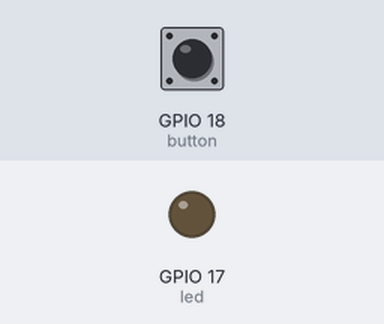
Simulated run of this program. Board: Raspberry Pi (BCM pin numbers). Parts: output pins drawn as LEDs (lit = HIGH). The test bench sets the inputs (shaded band); at power-on: GPIO 18 (button) HIGH.

Above: at 1.2 s.
1.3 s: GPIO 18 (button) pulled LOW for 0.15 s
At 2.3 s:
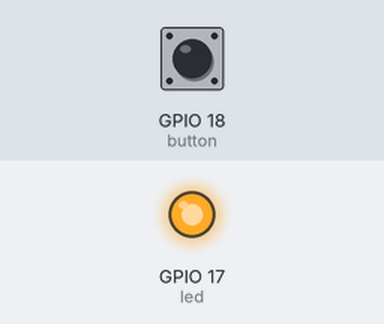
2.9 s: GPIO 18 (button) pulled LOW for 1 s
At 3.5 s:
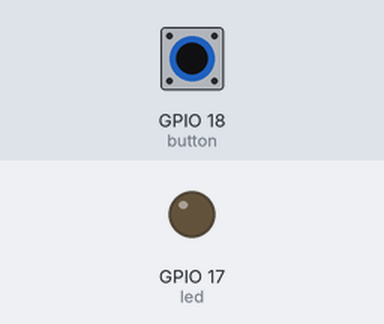
5.4 s: GPIO 18 (button) pulled LOW for 3.2 s
At 6.6 s:
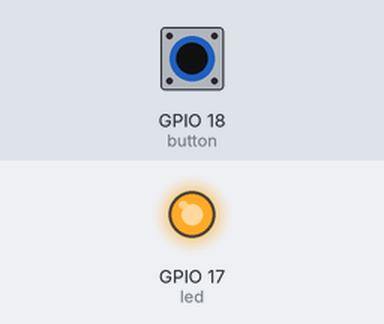
Timing chart, 0 to 8.4 s (numbered marks = the images above; inputs shaded):
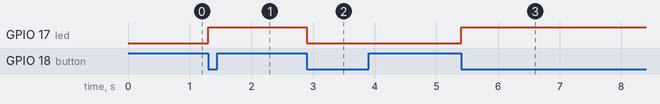

The program:

app.py
```python
from signal import pause

from .hardware import create_hardware


def run() -> None:
    button, led = create_hardware()

    button.when_pressed = led.toggle

    pause()


if __name__ == "__main__":
    run()
```

hardware.py
```python
from gpiozero import Button, LED

BUTTON_PIN = 18
LED_PIN = 17


def create_hardware() -> tuple[Button, LED]:
    button = Button(BUTTON_PIN)
    led = LED(LED_PIN)

    return button, led
```

Measured:
- after the input at 1.3 s, GPIO 17 (led): LOW → HIGH at once
- after the input at 2.9 s, GPIO 17 (led): HIGH → LOW at once
- after the input at 5.4 s, GPIO 17 (led): LOW → HIGH at once
